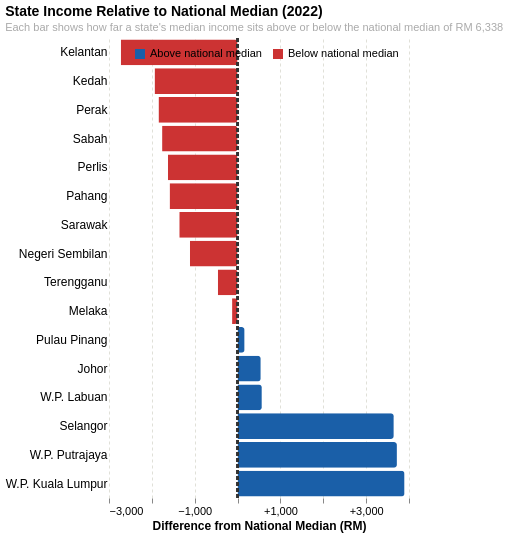

The Vega-Lite source for this figure:
### Vega-Lite specification from a JSON file in a GitHub repository (floating-point values rounded to 4 significant figures)
{"$schema": "https://vega.github.io/schema/vega-lite/v5.json", "title": {"text": "State Income Relative to National Median (2022)", "subtitle": "Each bar shows how far a state's median income sits above or below the national median of RM 6,338", "fontSize": 14, "subtitleFontSize": 11, "subtitleColor": "#aaaaaa", "anchor": "start"}, "width": "container", "height": 460, "data": {"values": [{"state": "Kelantan", "diff": -2724, "side": "Below national median"}, {"state": "Kedah", "diff": -1936, "side": "Below national median"}, {"state": "Perak", "diff": -1844, "side": "Below national median"}, {"state": "Sabah", "diff": -1761, "side": "Below national median"}, {"state": "Perlis", "diff": -1625, "side": "Below national median"}, {"state": "Pahang", "diff": -1585, "side": "Below national median"}, {"state": "Sarawak", "diff": -1360, "side": "Below national median"}, {"state": "Negeri Sembilan", "diff": -1112, "side": "Below national median"}, {"state": "Terengganu", "diff": -460, "side": "Below national median"}, {"state": "Melaka", "diff": -128, "side": "Below national median"}, {"state": "Pulau Pinang", "diff": 164, "side": "Above national median"}, {"state": "Johor", "diff": 541, "side": "Above national median"}, {"state": "W.P. Labuan", "diff": 566, "side": "Above national median"}, {"state": "Selangor", "diff": 3645, "side": "Above national median"}, {"state": "W.P. Putrajaya", "diff": 3718, "side": "Above national median"}, {"state": "W.P. Kuala Lumpur", "diff": 3896, "side": "Above national median"}]}, "layer": [{"mark": {"type": "bar", "cornerRadiusEnd": 3}, "params": [{"name": "hover", "select": {"type": "point", "on": "mouseover", "clear": "mouseout"}}], "encoding": {"y": {"field": "state", "type": "nominal", "sort": {"field": "diff", "order": "ascending"}, "title": null, "axis": {"labelFontSize": 12, "domain": false, "ticks": false, "grid": false, "labelLimit": 160}}, "x": {"field": "diff", "type": "quantitative", "title": "Difference from National Median (RM)", "axis": {"format": "+,.0f", "labelFontSize": 11, "titleFontSize": 12, "gridColor": "#e0e0d8", "gridDash": [3, 3], "domain": false, "tickCount": 7}}, "color": {"field": "side", "type": "nominal", "scale": {"domain": ["Above national median", "Below national median"], "range": ["#1a5fa8", "#cc3333"]}, "legend": {"title": null, "orient": "top-right", "labelFontSize": 11, "symbolSize": 100, "direction": "horizontal", "offset": 10}}, "opacity": {"condition": {"param": "hover", "value": 1}, "value": 0.8}, "tooltip": [{"field": "state", "type": "nominal", "title": "State"}, {"field": "diff", "type": "quantitative", "title": "vs National Median (RM)", "format": "+,.0f"}, {"field": "side", "type": "nominal", "title": "Status"}]}}, {"mark": {"type": "rule", "color": "#333333", "strokeWidth": 1.5, "strokeDash": [4, 2]}, "encoding": {"x": {"datum": 0}}}], "config": {"view": {"stroke": null}, "background": "#ffffff"}}
